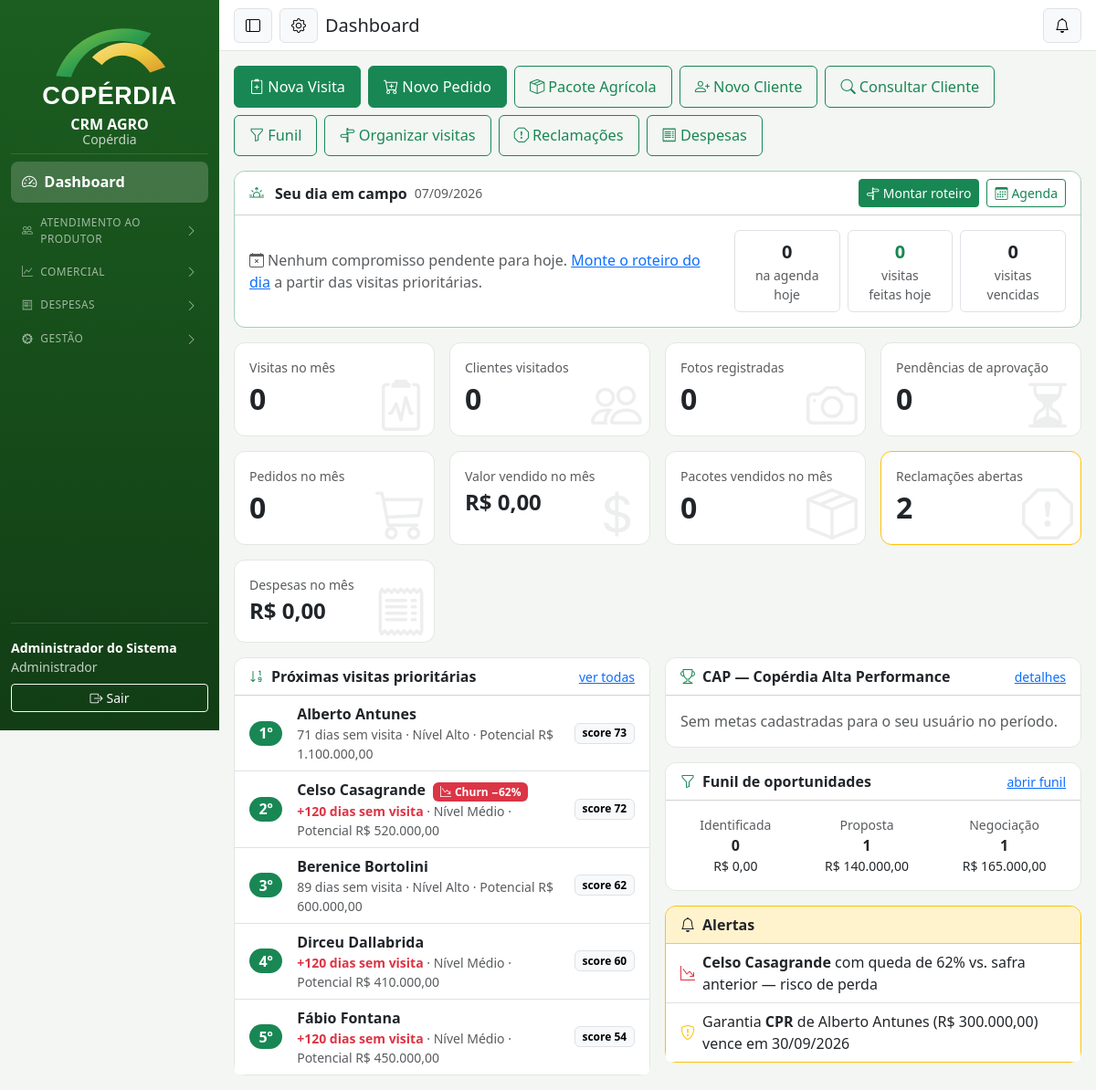
Screenshot of /index.php?r=dashboard (signed in) with the database file from the repository.
### tables this page shows
CREATE TABLE clientes (
  id INT AUTO_INCREMENT PRIMARY KEY,
  nome VARCHAR(160) NOT NULL,
  situacao ENUM('Associado','Não Associado') NOT NULL DEFAULT 'Associado',
  cpf_cnpj VARCHAR(20),
  telefone VARCHAR(30),
  telefone2 VARCHAR(30),
  email VARCHAR(160),
  endereco VARCHAR(255),
  municipio VARCHAR(120),
  linha VARCHAR(120) COMMENT 'linha/localidade rural (comunidade)',
  estado CHAR(2) DEFAULT 'SC',
  filial_id INT,
  latitude DECIMAL(10,7),
  longitude DECIMAL(10,7),
  responsavel_id INT COMMENT 'usuário (vendedor/técnico) dono da carteira',
  nivel_tecnologico ENUM('Alto','Médio','Baixo') NOT NULL DEFAULT 'Médio',
  volume_compra_anual DECIMAL(14,2) NOT NULL DEFAULT 0,
  potencial_venda DECIMAL(14,2) NOT NULL DEFAULT 0,
  limite_credito DECIMAL(14,2) NOT NULL DEFAULT 0,
  prospecto TINYINT(1) NOT NULL DEFAULT 0 COMMENT 'pré-cadastro (cliente em prospecção)',
  cod_erp INT NULL COMMENT 'código do cliente no ERP (vincula as cargas do Qlik)',
  segmento CHAR(1) NULL COMMENT 'segmento calculado (A/B/C/D/P) — cache do SegmentacaoService',
  segmento_manual CHAR(1) NULL COMMENT 'segmento fixado pelo gestor (prevalece sobre o calculado)',
  ativo TINYINT(1) NOT NULL DEFAULT 1,
  criado_em DATETIME NOT NULL DEFAULT CURRENT_TIMESTAMP,
  FOREIGN KEY (filial_id) REFERENCES filiais(id),
  FOREIGN KEY (responsavel_id) REFERENCES usuarios(id)
);

CREATE TABLE garantias (
  id INT AUTO_INCREMENT PRIMARY KEY,
  cliente_id INT NOT NULL,
  tipo ENUM('CPR','Penhor de safra','Aval','Hipoteca','Outra') NOT NULL,
  valor DECIMAL(14,2) NOT NULL,
  vencimento DATE NOT NULL,
  documento VARCHAR(255) COMMENT 'arquivo anexo em uploads/',
  observacao VARCHAR(255),
  criado_em DATETIME NOT NULL DEFAULT CURRENT_TIMESTAMP,
  FOREIGN KEY (cliente_id) REFERENCES clientes(id) ON DELETE CASCADE
);

### app/Views/dashboard.php (the view, shortened to what the rows shown need)
<div class="row g-3">
  <div class="col-lg-6">
    <div class="card h-100">
      <div class="list-group list-group-flush">
        <?php foreach ($prioridades as $i => $p): ?>
        <a class="list-group-item list-group-item-action d-flex align-items-center gap-3"
           href="<?= url('visitas', ['nova' => 1, 'cliente_id' => $p['id']]) ?>">
          <span class="badge rounded-pill text-bg-success fs-6"><?= $i + 1 ?>º</span>
          <div class="flex-grow-1">
            <div class="fw-semibold"><?= e($p['nome']) ?>
              <?php if ($p['risco_churn']): ?><span class="badge text-bg-danger ms-1"><i class="bi bi-graph-down-arrow me-1"></i>Churn −<?= $p['queda_percentual'] ?>%</span><?php endif; ?>
            </div>
            <div class="small text-muted">
              <?= $p['dias_sem_visita'] >= 120 ? '<strong class="text-danger">+120 dias sem visita</strong>' : $p['dias_sem_visita'] . ' dias sem visita' ?>
              · Nível <?= e($p['nivel_tecnologico']) ?> · Potencial <?= moeda($p['potencial_venda']) ?>
            </div>
          </div>
          <span class="badge text-bg-light border">score <?= $p['score'] ?></span>
        </a>
        <?php endforeach; ?>
      </div>
    </div>
  </div>
  <div class="col-lg-6 d-flex flex-column gap-3">
    <?php if ($clientesChurn || $garantiasVencendo): ?>
    <div class="card border-warning">
      <ul class="list-group list-group-flush">
        <?php foreach ($clientesChurn as $cc): ?>
        <li class="list-group-item d-flex align-items-center gap-2">
          <i class="bi bi-graph-down-arrow text-danger"></i>
          <span><strong><?= e($cc['nome']) ?></strong> com queda de <?= $cc['queda_percentual'] ?>% vs. safra anterior — risco de perda</span>
        </li>
        <?php endforeach; ?>
        <?php foreach ($garantiasVencendo as $g): ?>
        <li class="list-group-item d-flex align-items-center gap-2">
          <i class="bi bi-shield-exclamation text-warning"></i>
          <span>Garantia <strong><?= e($g['tipo']) ?></strong> de <?= e($g['cliente']) ?> (<?= moeda($g['valor']) ?>) vence em <?= data_br($g['vencimento']) ?></span>
        </li>
        <?php endforeach; ?>
      </ul>
    </div>
    <?php endif; ?>
  </div>
</div>

### rows the page displays
clientes: nome "Alberto Antunes", dias_sem_visita "71", nivel_tecnologico "Alto", potencial_venda "R$ 1.100.000,00", score "73"
clientes: nome "Celso Casagrande", queda_percentual "62", shows "+120 dias sem visita", nivel_tecnologico "Médio", potencial_venda "R$ 520.000,00", score "72"
clientes: nome "Berenice Bortolini", dias_sem_visita "89", nivel_tecnologico "Alto", potencial_venda "R$ 600.000,00", score "62"
clientes: nome "Dirceu Dallabrida", shows "+120 dias sem visita", nivel_tecnologico "Médio", potencial_venda "R$ 410.000,00", score "60"
clientes: nome "Fábio Fontana", shows "+120 dias sem visita", nivel_tecnologico "Médio", potencial_venda "R$ 450.000,00", score "54"
garantias: tipo "CPR", cliente.nome "Alberto Antunes", valor "R$ 300.000,00", vencimento "30/09/2026"

### other values shown
$rotulo "Dashboard"
$gLabel "ATENDIMENTO AO PRODUTOR"
$gLabel "COMERCIAL"
$gLabel "DESPESAS"
$gLabel "GESTÃO"
Auth::usuario()['nome'] "Administrador do Sistema"
Auth::perfil() "Administrador"
$titulo "Dashboard"
numero($meuDia['pendentes']) "0"
numero($meuDia['visitas_hoje']) "0"
numero($meuDia['vencidas']) "0"
numero($indicadores['visitas_mes']) "0"
numero($indicadores['clientes_visitados']) "0"
numero($indicadores['fotos_mes']) "0"
numero($indicadores['pendencias_aprovacao']) "0"
